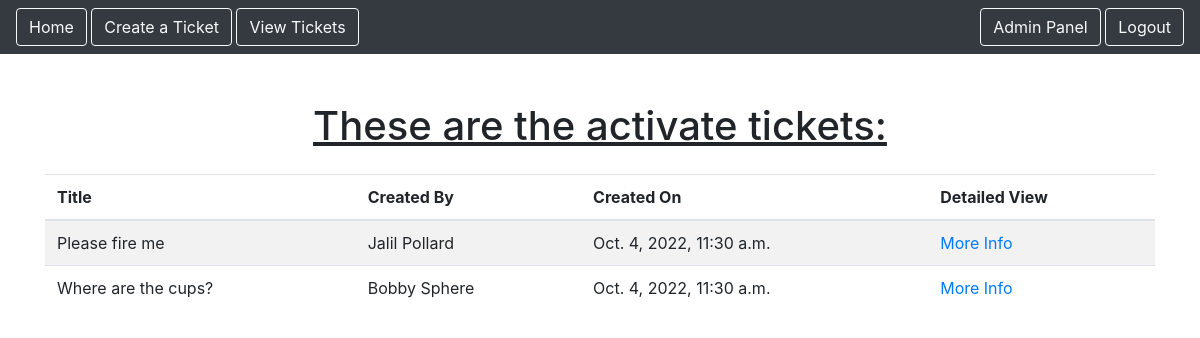
The page /tickets/tickets/ (signed in) on the database as committed earlier.
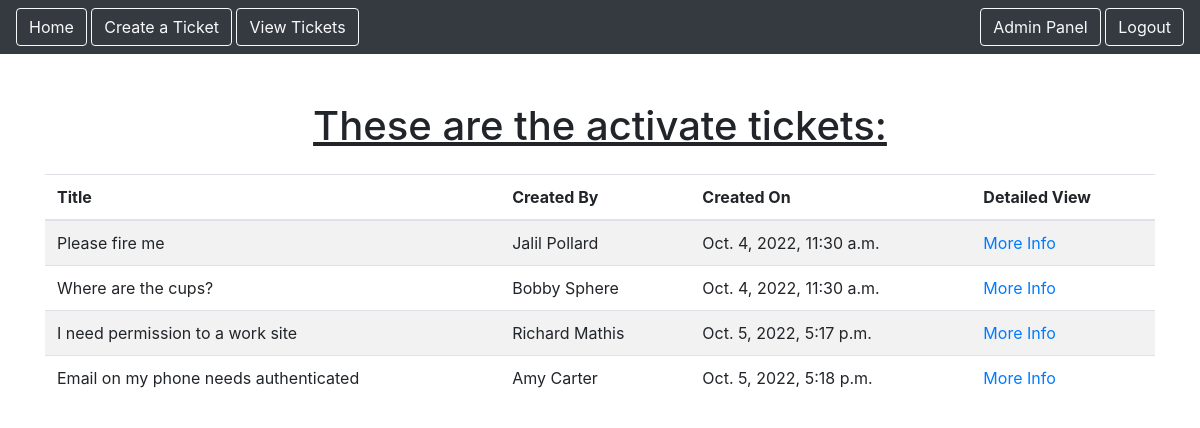
The same page on the database as committed later.
### ticket/models.py (models this page shows)
class Ticket(models.Model):
    name = models.CharField(max_length = 50)
    title = models.CharField(max_length = 200)
    type = models.CharField(max_length = 200)
    description = models.TextField()
    created = models.DateTimeField(auto_now_add = True)
    completed = models.BooleanField(default = False)
    completedDate = models.DateField(null = True, blank = True)
    completedBy = models.CharField(max_length = 100)

### ticket/views.py (the view)
# urls.py: path('tickets/', views.TicketListView.as_view(), name = 'ticket.view'),
class TicketListView(LoginRequiredMixin, ListView):
    model = Ticket
    context_object_name = 'tickets'
    template_name = 'tickets_list.html'
    login_url = 'login'

### ticket/templates/tickets_list.html
{% extends 'base.html' %}
{% block content%}
        <h1><u>These are the activate tickets:</u></h1>
        <table class = 'table table-striped mt-4'>
            <thead>
                <th>Title</th>
                <th>Created By</th>
                <th>Created On</th>
                <th>Detailed View</th>
            </thead>
            <tbody>
                {% for ticket in tickets %}
                {% if ticket.completed != True%}
                <tr>
                    <td>{{ ticket.title}}</td>
                    <td>{{ ticket.name }}</td>
                    <td>{{ ticket.created }}</td>
                    <td><a href = "{% url 'ticket.detail' pk=ticket.id %}">More Info</a></td>
                </tr>
                {% endif %}
                {% endfor %}
            </tbody>
        </table>
{% endblock %}

### static/templates/base.html (shortened to what this page needs)
<html>
    <head>
        <link rel="stylesheet" href="https://cdn.jsdelivr.net/npm/bootstrap@4.3.1/dist/css/bootstrap.min.css">
    </head>
    <body>
        <nav class = 'navbar navbar-dark bg-dark'>
            <div class = 'mr-auto'>
                <a href = "{% url 'home' %}" class = 'btn btn-outline-light me-1'>Home</a>
                <a href = "{% url 'ticket.create' %}" class = 'btn btn-outline-light me-1'>Create a Ticket</a>
                {% if user.is_authenticated %}
                <a href = "{% url 'ticket.view' %}" class = 'btn btn-outline-light me-1'>View Tickets</a>
                {% endif %}
            </div>
            <div class="ml-auto">
                {% if user.is_authenticated %}
                <a href = "{% url 'admin:index' %}" class = 'btn btn-outline-light me-1'>Admin Panel</a>
                <a href = "{% url 'logout' %}" class = 'btn btn-outline-light me-1'>Logout</a>
                {% else %}
                <a href = "{% url 'login' %}" class = 'btn btn-outline-light me-1'>Login</a>
                {% endif %}
            </div>
        </nav>
        <div class = 'my-5 text-center container'>
            {% block content%}
            {% endblock %}
        </div>
    </body>
</html>

Rows that differ between the two databases and show on the page:
added Ticket: title "I need permission to a work site", name "Richard Mathis", created "Oct. 5, 2022, 5:17 p.m."
added Ticket: title "Email on my phone needs authenticated", name "Amy Carter", created "Oct. 5, 2022, 5:18 p.m."
